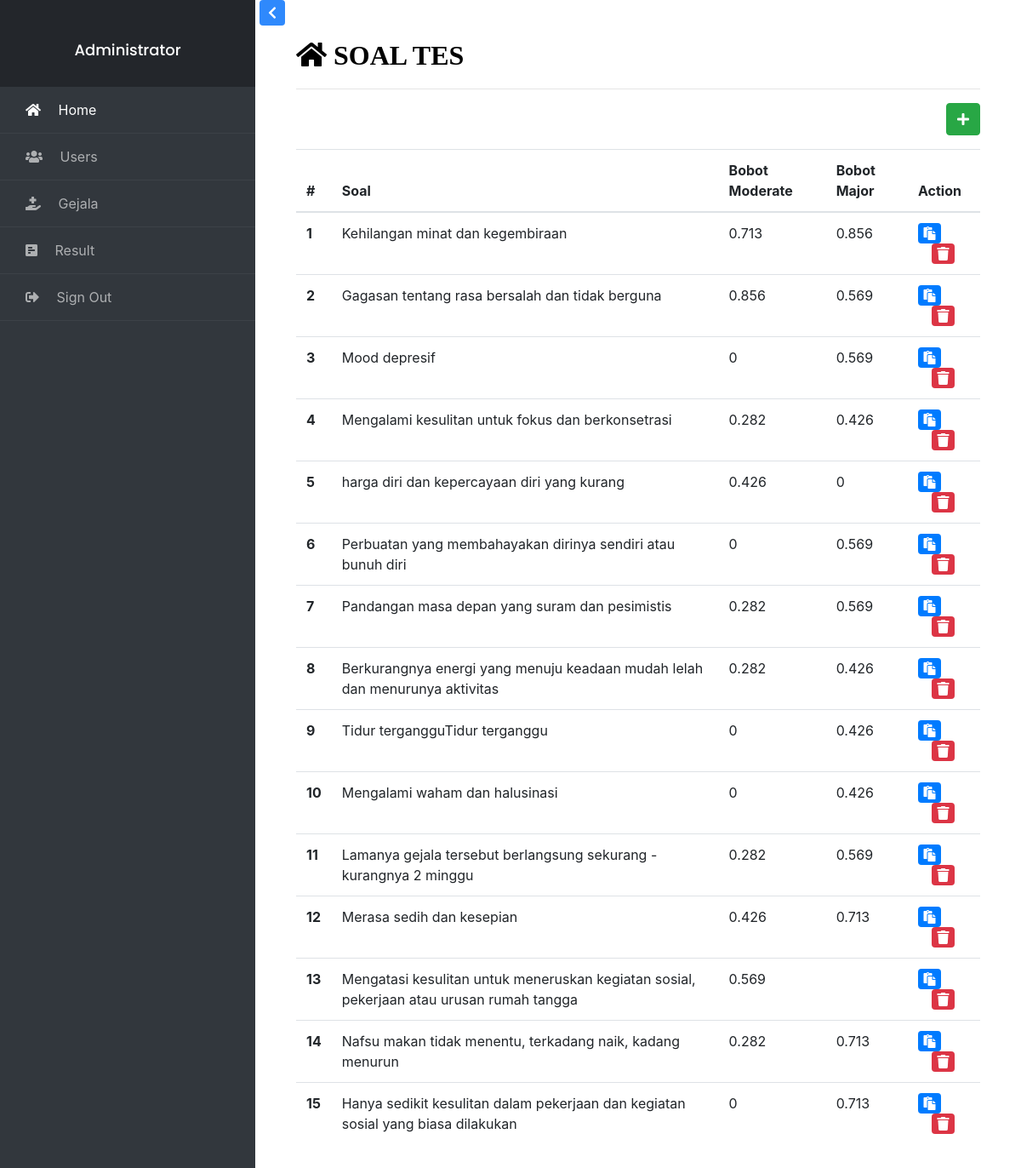
The page /Admin/penyakit.php (signed in) on the database its author committed.
### tables this page shows
CREATE TABLE `soal` (
  `Soalid` int(11) NOT NULL,
  `Soal` text NOT NULL,
  `Nilai_H1` varchar(12) NOT NULL,
  `Nilai_H2` varchar(12) NOT NULL,
  `Moderate` int(11) NOT NULL,
  `Major` int(11) NOT NULL
);

### Admin/penyakit.php (the view, shortened to what this page needs)
<?php
require('../connected/db.php');
?>
<!doctype html>
<html lang="en">
<head>
    <link rel="stylesheet" href="../assets/fontawesome/css/all.min.css">
    <link rel="stylesheet" href="assets/css/dashboard.css">
    <link rel="stylesheet" href="../assets/bootstrap-4.5.3-dist/css/bootstrap.min.css">
</head>
<body>
    <div class="wrapper d-flex align-items-stretch">
        <nav id="sidebar">
            <div class="custom-menu">
                <button type="button" id="sidebarCollapse" class="btn btn-primary">
                </button>
            </div>
            <div class="img bg-wrap text-center py-4" style="background-image: url(../../img/bg.jpg);">
                <div class="user-logo">
                    <h3>Administrator</h3>
                </div>
            </div>
            <ul class="list-unstyled components mb-5">
                <li class="active">
                    <a href="dashboard.php"><span class="fas fa-home mr-3"></span> Home</a>
                </li>
                <li>
                    <a href="users.php"><span class="fas fa-users mr-3"></span> Users</a>
                </li>
                <li>
                    <a href="penyakit.php"><span class="fas fas fa-hand-holding-medical mr-3"></span> Gejala</a>
                </li>
                <li>
                    <a href="result.php"><span class="fas fa-poll-h mr-3"></span> Result</a>
                </li>
                <li>
                    <a href="logout.php"><span class="fas fa-sign-out-alt mr-3"></span> Sign Out</a>
                </li>
            </ul>
        </nav>
        <div id="content" class="p-4 p-md-5 pt-5">
            <h2 class="fas fa-home kategori"> Soal Tes</span></h2>
            <hr>
            <div class="d-flex flex-row-reverse">
                <a href="inputsoal.php" class="btn btn-success"><i class="fas fa-plus"></i></a>
            </div>
            <table class="table mt-3">
                <thead>
                    <tr>
                        <th scope="col">#</th>
                        <th scope="col">Soal</th>
                        <th scope="col">Bobot Moderate</th>
                        <th scope="col">Bobot Major</th>
                        <th scope="col">Action</th>
                    </tr>
                </thead>
                <tbody>
                    <?php
                    $query = "select * from Soal";
                    $execute = mysqli_query($conn, $query);
                    if (mysqli_num_rows($execute) > 0) {
                        $I = 1;
                        while ($row = mysqli_fetch_array($execute)) {
                            $id = $row['Soalid'];
                            $Soal = $row['Soal'];
                            $bobot1 = $row['Nilai_H1'];
                            $bobot2 = $row['Nilai_H2'];
                    ?>
                            <tr>
                                <th scope="row"><?= $I; ?></th>
                                <td><?= $Soal; ?></td>
                                <td><?= $bobot1; ?></td>
                                <td><?= $bobot2; ?></td>
                                <td><a href="editsoal.php?Soalid=<?= $id; ?>" class="badge badge-primary" style="font-size: 1em;"><i class="fas fa-paste"></i></a><a href="delete.php?type=soal&Soalid=<?= $id; ?>" class="ml-3 badge badge-danger" style="font-size: 1em;"><i class="fas fa-trash"></i></a></td>
                            </tr>
                        <?php
                            $I++;
                        }
                        ?>
            </table>
        <?php } else {
                        echo "<center>Data Anggota Tidak Ada.</center>";
                    }
        ?>
        </div>
</body>
</html>

### rows shown on the page
soal: Soal "Kehilangan minat dan kegembiraan", Nilai_H1 "0.713", Nilai_H2 "0.856"
soal: Soal "Gagasan tentang rasa bersalah dan tidak berguna", Nilai_H1 "0.856", Nilai_H2 "0.569"
soal: Soal "Mood depresif", Nilai_H1 "0", Nilai_H2 "0.569"
soal: Soal "Mengalami kesulitan untuk fokus dan berkonsetrasi", Nilai_H1 "0.282", Nilai_H2 "0.426"
soal: Soal "harga diri dan kepercayaan diri yang kurang", Nilai_H1 "0.426", Nilai_H2 "0"
soal: Soal "Perbuatan yang membahayakan dirinya sendiri atau bunuh diri", Nilai_H1 "0", Nilai_H2 "0.569"
soal: Soal "Pandangan masa depan yang suram dan pesimistis", Nilai_H1 "0.282", Nilai_H2 "0.569"
soal: Soal "Berkurangnya energi yang menuju keadaan mudah lelah dan menurunya aktivitas", Nilai_H1 "0.282", Nilai_H2 "0.426"
soal: Soal "Tidur tergangguTidur terganggu", Nilai_H1 "0", Nilai_H2 "0.426"
soal: Soal "Mengalami waham dan halusinasi", Nilai_H1 "0", Nilai_H2 "0.426"
soal: Soal "Lamanya gejala tersebut berlangsung sekurang - kurangnya 2 minggu", Nilai_H1 "0.282", Nilai_H2 "0.569"
soal: Soal "Merasa sedih dan kesepian", Nilai_H1 "0.426", Nilai_H2 "0.713"
soal: Soal "Mengatasi kesulitan untuk meneruskan kegiatan sosial, pekerjaan atau urusan rumah tangga", Nilai_H1 "0.569"
soal: Soal "Nafsu makan tidak menentu, terkadang naik, kadang menurun", Nilai_H1 "0.282", Nilai_H2 "0.713"
soal: Soal "Hanya sedikit kesulitan dalam pekerjaan dan kegiatan sosial yang biasa dilakukan", Nilai_H1 "0", Nilai_H2 "0.713"
